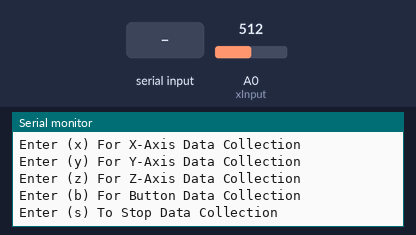
The sketch below on a simulated Arduino Uno, built with avr-gcc and run on an emulated ATmega328P. Parts: the last lines printed to the serial monitor. Inputs (shaded band) come from the test bench; at power-on: A0 (xInput) = 512.

Above: at 1.3 s.
1.4 s: "x" received over Serial
At 2.3 s:
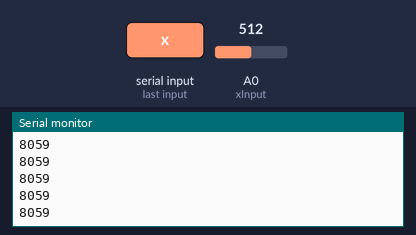
3.3 s: A0 (xInput) set to 397
At 3.9 s:
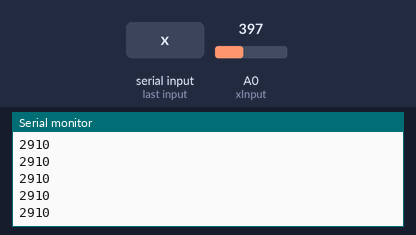
4.8 s: A0 (xInput) set to 417
At 5.8 s:
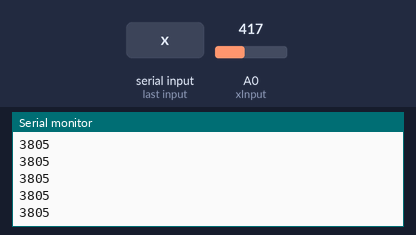
Timing chart, 0 to 7.8 s (numbered marks = the images above; inputs shaded):
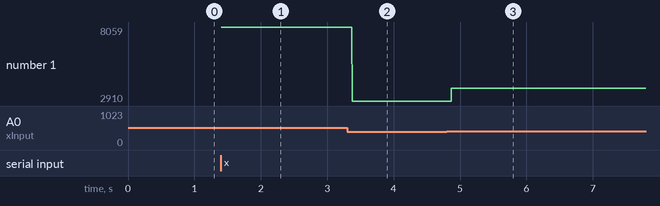

The sketch:

accelerometer_data_collection.ino
```cpp
// INSTRUCTIONS: This sketch helps analyze jump/squat/left-step/right-step
// threshholds to optimize arduino performace.
// To begin data collection, open serial plotter and enter 'x', 'y', 'z', or 'b'
// for x-axis, y-axis, z-axis, and button data collection respectively. Enter 's'
// to stop data collection.

// INPUT VARIABLE DECLARATION: Use values from
// accelerometer_initial_calibration.ino sketch and replace these values.
int xRawMin = 399;
int xRawMax = 265;
int yRawMin = 276;
int yRawMax = 407;
int zRawMin = 262;
int zRawMax = 396;

// VARIABLE DECLARATION
const int pushButton = A3; // Button is connected to analog pin #A5
const int xInput = A0; // X-Axis Analog Pin Input (A0)
const int yInput = A2; // Y-Axis Analog Pin Input (A1)
const int zInput = A1; // Z-Axis Analog Pin Input (A2)
const int sampleSize = 20;
int xRaw, yRaw, zRaw, xScaled, yScaled, zScaled, button, input;

void setup() {
  Serial.begin(9600);
  Serial.println("Running data collection sketch...");
  Serial.println("Enter (x) For X-Axis Data Collection");
  Serial.println("Enter (y) For Y-Axis Data Collection");
  Serial.println("Enter (z) For Z-Axis Data Collection");
  Serial.println("Enter (b) For Button Data Collection");
  Serial.println("Enter (s) To Stop Data Collection");
}

void loop() {
  input = Serial.read();

  // X-axis data collection.
  if (input == 'x') {
    while (input != 's') {
      xRaw = analogRead(xInput);
      xScaled = map(xRaw, xRawMax, xRawMin, -3000, 3000);
      Serial.println(xScaled);
      input = Serial.read();
    }
  }

  // Y-axis data collection.
  if (input == 'y') {
    while (input != 's') {
      yRaw = analogRead(yInput);
      yScaled = map(yRaw, yRawMax, yRawMin, -3000, 3000);
      Serial.println(yScaled);
      input = Serial.read();
    }
  }

  // Z-axis data collection.
  if (input == 'z') {
    while (input != 's') {
      zRaw = analogRead(zInput);
      long zScaled = map(zRaw, zRawMax, zRawMin, -3000, 3000);
      Serial.println(zScaled);
      input = Serial.read();
    }
  }

  // Button data collection.
  if (input == 'b') {
    while (input != 's') {
      button = analogRead(pushButton);
      Serial.println(button);
      input = Serial.read();
    }
  }

}
```

Measured:
- after the input at 1.4 s, the serial monitor: prints a new line at once (image 1)
- after the input at 3.3 s, the serial monitor: prints a new line after 0.07 s (image 2)
- after the input at 4.8 s, the serial monitor: prints a new line after 0.07 s (image 3)
- plotted number 1: 8059 → 2910 after the input at 3.3 s, 2910 → 3805 after the input at 4.8 s
